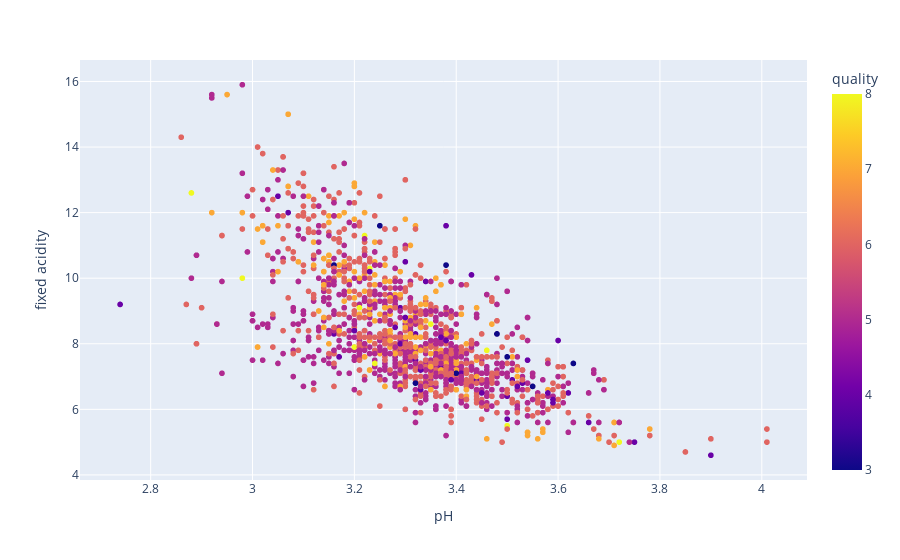

Notebook source saved alongside this figure:
### Code cell
fig = px.scatter(df, x="pH", y="fixed acidity",color='quality')
fig.show()

### Figure 1 — Plotly figure (JSON) as saved in the notebook; plotly's stock layout.template omitted (floating-point values rounded to 4 significant figures; data arrays with more than 128 entries replaced by an {"elided": "..."} marker saying what was removed)
{"data": [{"hovertemplate": "pH=%{x}<br>fixed acidity=%{y}<br>quality=%{marker.color}<extra></extra>", "legendgroup": "", "marker": {"color": {"elided": "1599 int values"}, "coloraxis": "coloraxis", "symbol": "circle"}, "mode": "markers", "name": "", "showlegend": false, "type": "scattergl", "x": {"elided": "1599 float values"}, "xaxis": "x", "y": {"elided": "1599 float values"}, "yaxis": "y"}], "layout": {"coloraxis": {"colorbar": {"title": {"text": "quality"}}, "colorscale": [[0, "#0d0887"], [0.1111, "#46039f"], [0.2222, "#7201a8"], [0.3333, "#9c179e"], [0.4444, "#bd3786"], [0.5556, "#d8576b"], [0.6667, "#ed7953"], [0.7778, "#fb9f3a"], [0.8889, "#fdca26"], [1, "#f0f921"]]}, "legend": {"tracegroupgap": 0}, "margin": {"t": 60}, "xaxis": {"anchor": "y", "domain": [0, 1], "title": {"text": "pH"}}, "yaxis": {"anchor": "x", "domain": [0, 1], "title": {"text": "fixed acidity"}}}}
